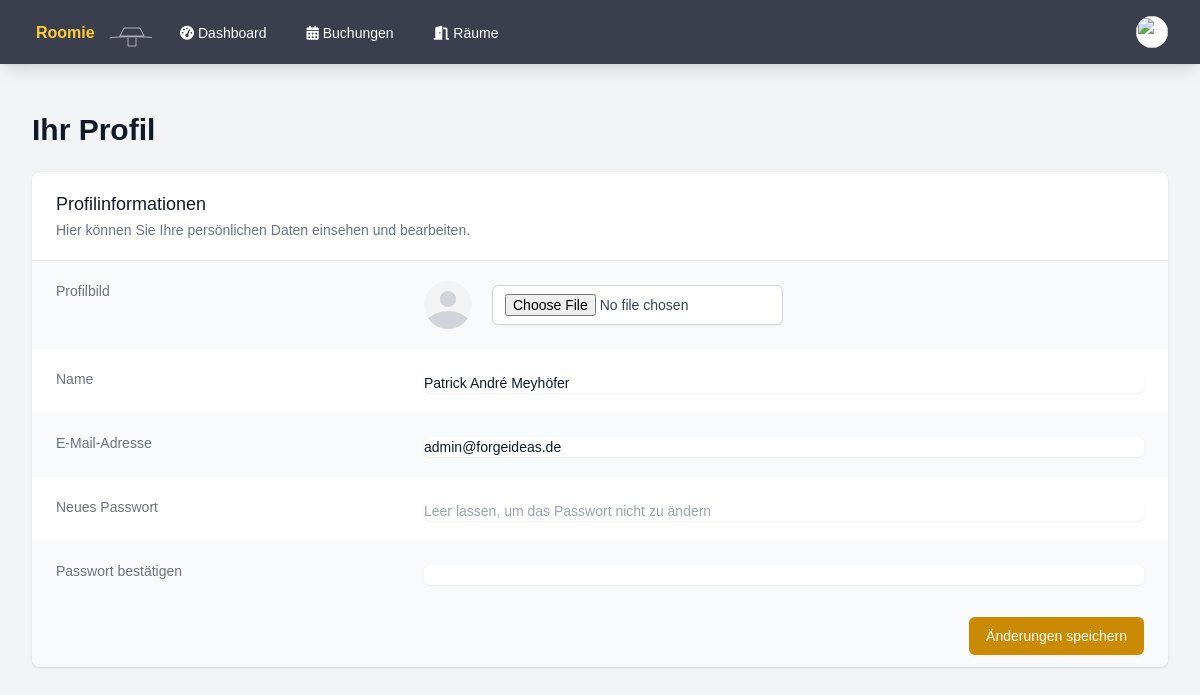
Page /profile.php (signed in) on the earlier database version.
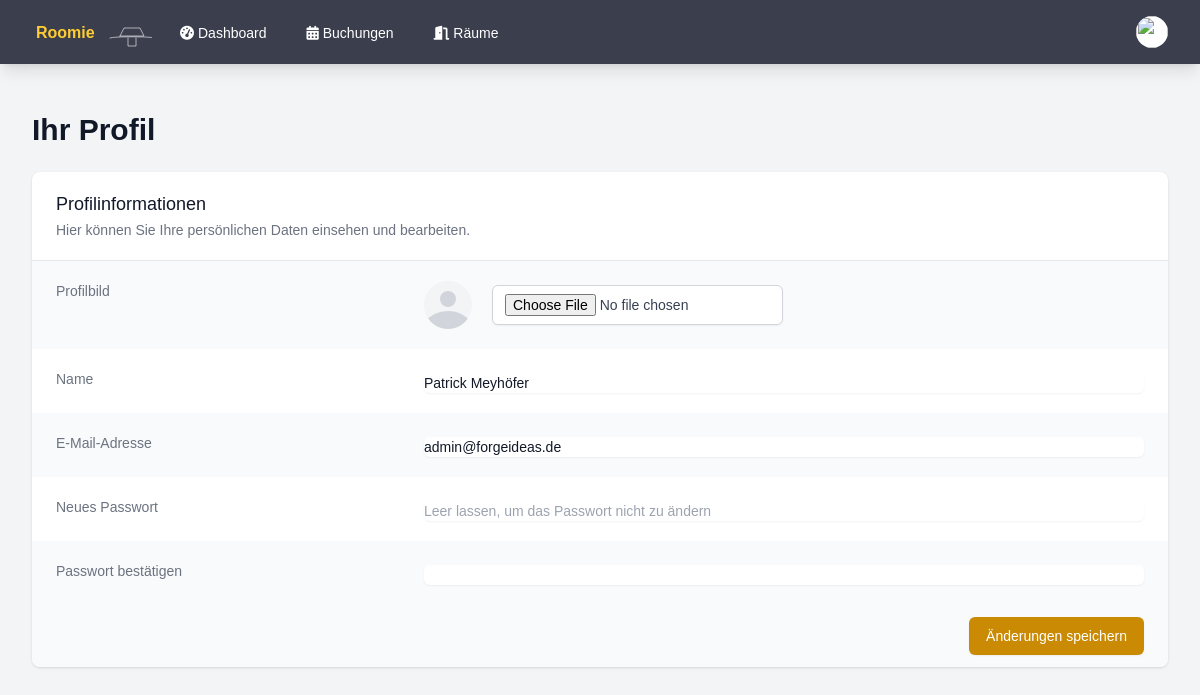
Same page on the later database version.
### tables this page shows
CREATE TABLE users (
        id INTEGER PRIMARY KEY AUTOINCREMENT,
        name TEXT NOT NULL,
        email TEXT UNIQUE NOT NULL,
        password TEXT NOT NULL,
        is_admin INTEGER DEFAULT 0,
        profile_image VARCHAR(255),
        notifications BOOLEAN DEFAULT 0,
        created_at DATETIME DEFAULT CURRENT_TIMESTAMP
    );

### profile.php (the view, shortened to what the changed rows need)
<?php
require_once 'auth.php';
$user_id = $_SESSION['user_id'] ?? null;
try {
    $db = getDatabaseConnection();
    $stmt = $db->prepare('SELECT * FROM users WHERE id = :id');
    $stmt->execute(['id' => $user_id]);
    $user = $stmt->fetch(PDO::FETCH_ASSOC);
} catch (Exception $e) {
    $error = $e->getMessage();
}
?>
<!DOCTYPE html>
<html lang="de">
<head>
    <script src="https://cdn.tailwindcss.com"></script>
    <link rel="stylesheet" href="https://cdnjs.cloudflare.com/ajax/libs/font-awesome/6.1.1/css/all.min.css">
    <link rel="stylesheet" href="styles.css">
</head>
<body class="bg-gray-100">
    <div class="max-w-7xl mx-auto py-6 sm:px-6 lg:px-8">
        <div class="px-4 py-6 sm:px-0">
            <h1 class="text-3xl font-bold text-gray-900 mb-6">Ihr Profil</h1>
            <div class="bg-white shadow overflow-hidden sm:rounded-lg">
                <div class="border-t border-gray-200">
                    <form method="POST" action="" enctype="multipart/form-data">
                        <dl>
                            <div class="bg-white px-4 py-5 sm:grid sm:grid-cols-3 sm:gap-4 sm:px-6">
                                <dd class="mt-1 text-sm text-gray-900 sm:mt-0 sm:col-span-2">
                                    <input type="text" name="name" value="<?php echo htmlspecialchars($user['name']); ?>" class="mt-1 focus:ring-yellow-500 focus:border-yellow-500 block w-full shadow-sm sm:text-sm border-gray-300 rounded-md">
                                </dd>
                            </div>
                            <div class="bg-gray-50 px-4 py-5 sm:grid sm:grid-cols-3 sm:gap-4 sm:px-6">
                                <dd class="mt-1 text-sm text-gray-900 sm:mt-0 sm:col-span-2">
                                    <input type="email" name="email" value="<?php echo htmlspecialchars($user['email']); ?>" class="mt-1 focus:ring-yellow-500 focus:border-yellow-500 block w-full shadow-sm sm:text-sm border-gray-300 rounded-md">
                                </dd>
                            </div>
                        </dl>
                    </form>
                </div>
            </div>
        </div>
    </div>
</body>
</html>

Differences in the rows shown:
changed users "admin@forgeideas.de": name "Patrick André Meyhöfer" → "Patrick Meyhöfer"
